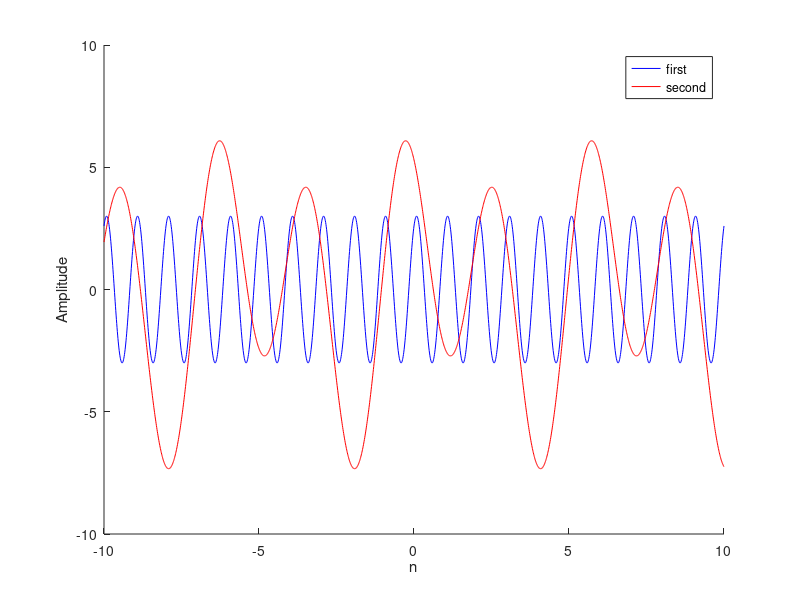

This figure's MATLAB source:
%a
resolution = 0.01;
n = -10:resolution:10;
a = 3*sin(2*pi*n + pi/3);
figure()
hold()
plot(n,a,'b')
xlabel('n')
ylabel('Amplitude')

%b 
b = 5*cos(2*pi*n/3 + pi/4) + 2.5*sin(pi*n/3 + pi/4);
plot(n,b,'r')
legend('first','second')
